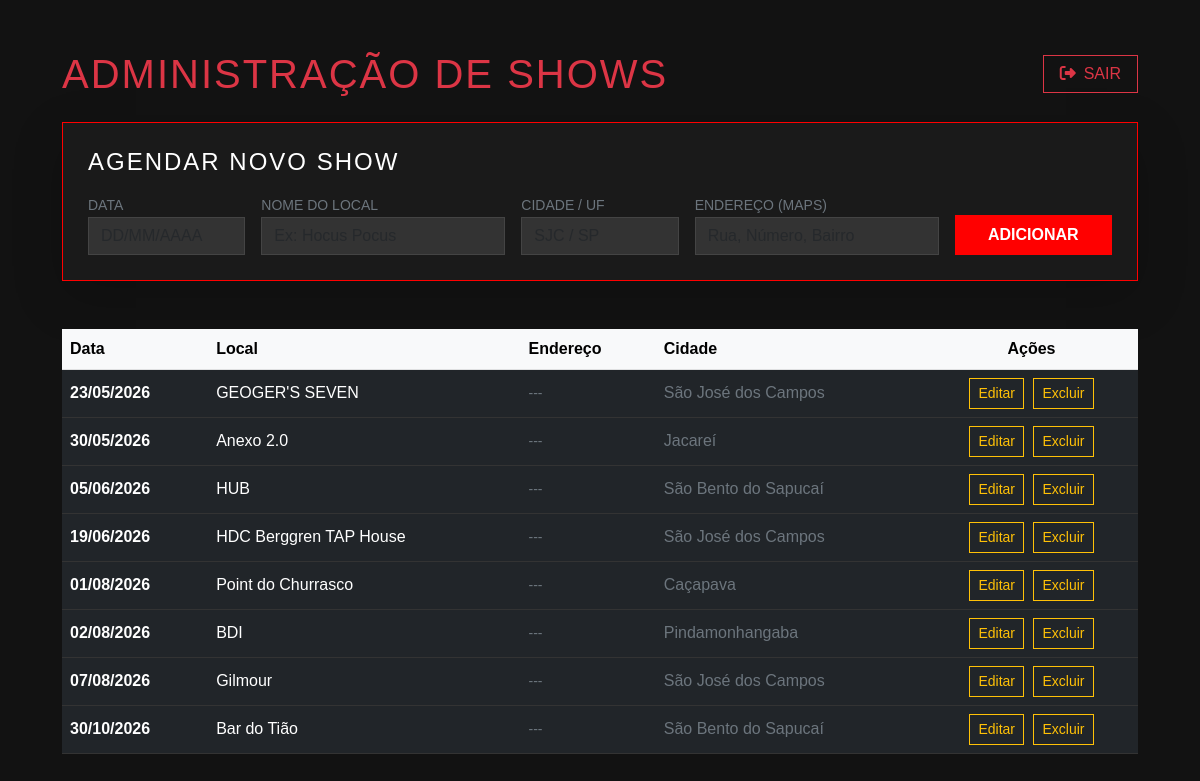
/admin (signed in), run on the app's committed database.
### tables this page shows
CREATE TABLE shows (
                id INTEGER PRIMARY KEY AUTOINCREMENT,
                data TEXT NOT NULL,
                local TEXT NOT NULL,
                cidade TEXT NOT NULL
            , endereco TEXT);

### app.py (the view, shortened to what this page needs)
@app.route('/admin', methods=['GET', 'POST'])
def admin():
    if not usuario_esta_logado():
        return redirect(url_for('login'))
    conexao = obter_conexao_db()
    shows_db = conexao.execute('SELECT * FROM shows').fetchall()
    conexao.close()
    shows_ordenados = ordenar_shows(shows_db)
    return render_template('admin.html', shows=shows_ordenados, show_edit=None)

### app.py (called while the page is built)
def obter_conexao_db():
    conexao = sqlite3.connect(DATABASE)
    conexao.row_factory = sqlite3.Row
    return conexao

def ordenar_shows(lista_rows):
    try:
        return sorted(
            lista_rows,
            key=lambda x: datetime.strptime(x['data'], '%d/%m/%Y') if len(x['data']) > 5 else datetime.strptime(x['data'] + '/2026', '%d/%m/%Y')
        )
    except Exception:
        return lista_rows

def usuario_esta_logado():
    return 'logado' in session and session['logado'] == True

### templates/admin.html (shortened to what this page needs)
<!DOCTYPE html>
<html lang="pt-br">
<head>
    <link href="https://cdn.jsdelivr.net/npm/bootstrap@5.3.0/dist/css/bootstrap.min.css" rel="stylesheet">
    <link rel="stylesheet" href="https://cdnjs.cloudflare.com/ajax/libs/font-awesome/6.4.0/css/all.min.css">
</head>
<body>
    <div class="container">
        <div class="d-flex justify-content-between align-items-center mb-4">
            <h1 class="text-danger m-0">ADMINISTRAÇÃO DE SHOWS</h1>
            <a href="{{ url_for('logout') }}" class="btn btn-outline-danger rounded-0 px-3">
                <i class="fas fa-sign-out-alt me-2"></i>SAIR
            </a>
        </div>
        <div class="card-admin mb-5 shadow-lg">
            <h4 class="mb-3">{% if show_edit %}Editar Show{% else %}Agendar Novo Show{% endif %}</h4>
            <form action="{% if show_edit %}{{ url_for('atualizar_show', id=show_edit.id) }}{% else %}{{ url_for('admin') }}{% endif %}" method="POST" class="row g-3">
                <div class="col-md-2">
                    <label class="small text-secondary">DATA</label>
                    <input type="text" name="data" class="form-control" placeholder="DD/MM/AAAA" value="{{ show_edit.data if show_edit else '' }}" required>
                </div>
                <div class="col-md-3">
                    <label class="small text-secondary">NOME DO LOCAL</label>
                    <input type="text" name="local" class="form-control" placeholder="Ex: Hocus Pocus" value="{{ show_edit.local if show_edit else '' }}" required>
                </div>
                <div class="col-md-2">
                    <label class="small text-secondary">CIDADE / UF</label>
                    <input type="text" name="cidade" class="form-control" placeholder="SJC / SP" value="{{ show_edit.cidade if show_edit else '' }}" required>
                </div>
                <div class="col-md-3">
                    <label class="small text-secondary">ENDEREÇO (MAPS)</label>
                    <input type="text" name="endereco" class="form-control" placeholder="Rua, Número, Bairro" value="{{ show_edit.endereco if show_edit else '' }}">
                </div>
                <div class="col-md-2 d-flex align-items-end gap-2">
                    <button type="submit" class="btn btn-danger w-100 py-2">
                        {% if show_edit %}SALVAR{% else %}ADICIONAR{% endif %}
                    </button>
                </div>
            </form>
        </div>
        <div class="table-responsive">
            <table class="table table-dark table-hover align-middle">
                <thead class="table-light text-dark">
                    <tr>
                        <th>Data</th>
                        <th>Local</th>
                        <th>Endereço</th>
                        <th>Cidade</th>
                        <th class="text-center">Ações</th>
                    </tr>
                </thead>
                <tbody>
                    {% for show in shows %}
                    <tr>
                        <td class="fw-bold">{{ show.data }}</td>
                        <td>{{ show.local }}</td>
                        <td class="small text-secondary">{{ show.endereco or '---' }}</td>
                        <td class="text-secondary">{{ show.cidade }}</td>
                        <td class="text-center">
                            <a href="{{ url_for('editar_show', id=show.id) }}" class="btn btn-sm btn-edit">Editar</a>
                            <a href="{{ url_for('excluir', id=show.id) }}"
                               class="btn btn-sm btn-outline-warning rounded-0"
                               onclick="return confirm('Tem certeza que deseja remover este show?')">
                               Excluir
                            </a>
                        </td>
                    </tr>
                    {% endfor %}
                </tbody>
            </table>
        </div>
    </div>
</body>
</html>

### templates/admin.html (style rules this page uses)
body { background: #121212; color: white; padding: 50px; font-family: sans-serif; }
.card-admin { background: #1a1a1a; border: 1px solid #ff0000; padding: 25px; border-radius: 0; }
input { background: #333 !important; color: white !important; border: 1px solid #444 !important; border-radius: 0 !important; }
.table { border-color: #333; }
.btn-danger { background-color: #ff0000; border: none; border-radius: 0; font-weight: bold; }
.btn-edit { color: #ffc107; border-color: #ffc107; border-radius: 0; margin-right: 5px; }
h1, h4 { letter-spacing: 2px; text-transform: uppercase; }

### data on the page
shows: data "23/05/2026", local "GEOGER'S SEVEN", endereco "---", cidade "São José dos Campos"
shows: data "30/05/2026", local "Anexo 2.0", endereco "---", cidade "Jacareí"
shows: data "05/06/2026", local "HUB", endereco "---", cidade "São Bento do Sapucaí"
shows: data "19/06/2026", local "HDC Berggren TAP House", endereco "---", cidade "São José dos Campos"
shows: data "01/08/2026", local "Point do Churrasco", endereco "---", cidade "Caçapava"
shows: data "02/08/2026", local "BDI", endereco "---", cidade "Pindamonhangaba"
shows: data "07/08/2026", local "Gilmour", endereco "---", cidade "São José dos Campos"
shows: data "30/10/2026", local "Bar do Tião", endereco "---", cidade "São Bento do Sapucaí"
